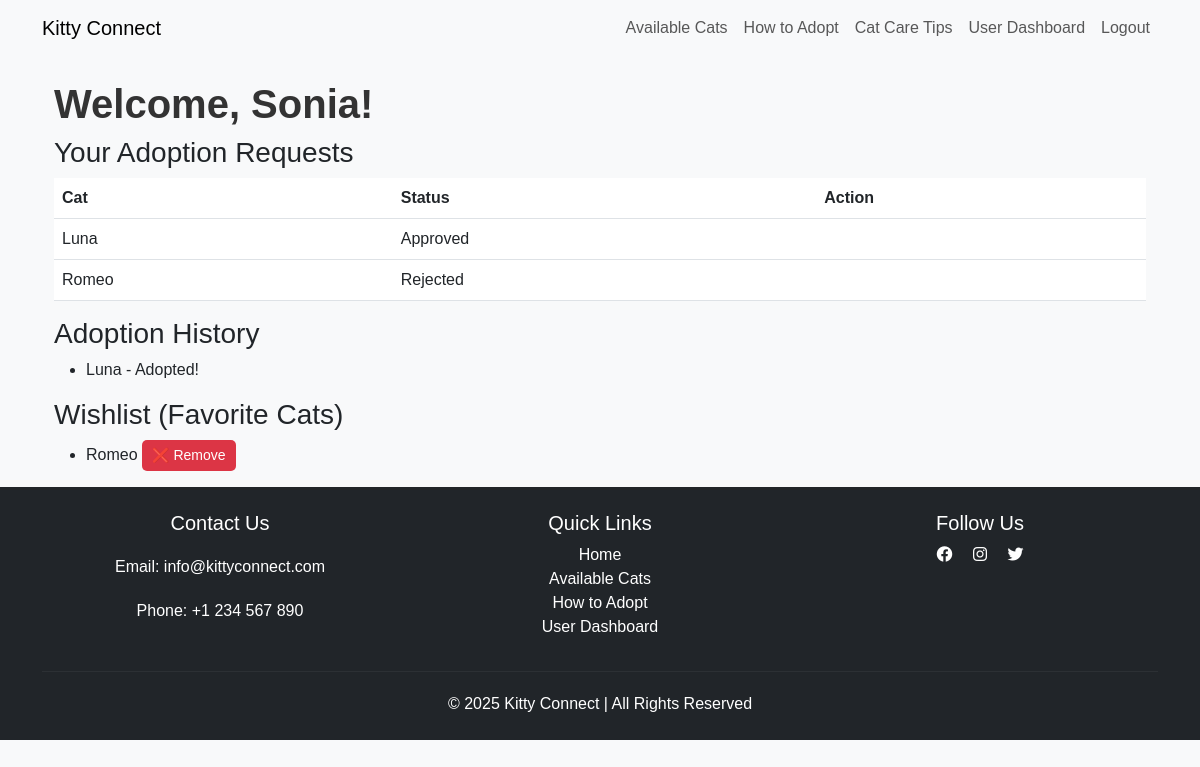
The page /account/dashboard/ (signed in) on the database its author committed.
### adoption/models.py (models this page shows, shortened)
class AdoptionRequest(models.Model):
    STATUS_CHOICES = [
        ('pending', 'Pending'),
        ('approved', 'Approved'),
        ('rejected', 'Rejected'),
    ]
    user = models.ForeignKey(User, on_delete=models.CASCADE)
    cat = models.ForeignKey(Cat, on_delete=models.CASCADE)
    message = models.TextField(blank=True, null=True)  # ✅ Add message field
    status = models.CharField(max_length=10, choices=STATUS_CHOICES, default='pending')
    request_date = models.DateTimeField(auto_now_add=True)

### cat/models.py (models this page shows, shortened)
class Cat(models.Model):
    name = models.CharField(max_length=50)
    age = models.IntegerField()
    breed = models.CharField(max_length=100)
    image = models.ImageField(upload_to='cat_images/', null=True, blank=True)
    description = models.TextField()
    available = models.BooleanField(default=True)

### account/models.py (models this page shows, shortened)
class Favorite(models.Model):
    user = models.ForeignKey(User, on_delete=models.CASCADE, related_name="favorites")
    cat = models.ForeignKey(Cat, on_delete=models.CASCADE)
    class Meta:
        unique_together = ("user", "cat")  # Prevent duplicate favorites

### account/views.py (the view)
# urls.py: path("dashboard/", user_dashboard, name="dashboard"),
@login_required
def user_dashboard(request):
    user = request.user
    adoption_requests = AdoptionRequest.objects.filter(user=user)
    adopted_cats = adoption_requests.filter(status="Approved")
    favorite_cats = Favorite.objects.filter(user=user).select_related("cat")
    return render(request, "account/dashboard.html", {
        "adoption_requests": adoption_requests,
        "adopted_cats": adopted_cats,
        "favorite_cats": favorite_cats,
    })

### account/templates/account/dashboard.html (shortened to what this page needs)
{% extends 'base.html' %}
{% block content %}
<div class="container mt-4">
    <h2>Welcome, {{ user.username }}!</h2>
    <h3>Your Adoption Requests</h3>
    <table class="table">
        <thead>
            <tr>
                <th>Cat</th>
                <th>Status</th>
                <th>Action</th>
            </tr>
        </thead>
        <tbody>
            {% for request in adoption_requests %}
                <tr>
                    <td>{{ request.cat.name }}</td>
                    <td>{{ request.status }}</td>
                    <td>
                    </td>
                </tr>
            {% endfor %}
        </tbody>
    </table>
    <h3>Adoption History</h3>
    <ul>
        {% for cat in adopted_cats %}
            <li>{{ cat.cat.name }} - Adopted!</li>
        {% empty %}
            <p>No past adoptions.</p>
        {% endfor %}
    </ul>
    <h3>Wishlist (Favorite Cats)</h3>
    <ul>
        {% for favorite in favorite_cats %}
            <li>
                {{ favorite.cat.name }}
                <form action="{% url 'remove_from_favorites' favorite.cat.id %}" method="post" style="display:inline;">
                    <button type="submit" class="btn btn-sm btn-danger remove-favorite-btn">
                        ❌ Remove
                    </button>
                </form>
            </li>
        {% empty %}
            <p>No favorite cats yet.</p>
        {% endfor %}
    </ul>
</div>
{% endblock %}

### static/css/styles.css (style rules this page uses)
body { font-family: 'Arial', sans-serif; background-color: #f8f9fa; margin: 0; padding: 0; }
h2 { font-size: 2.5rem; font-weight: bold; color: #333; }
.remove-favorite-btn { background-color: #dc3545; color: white; border: none; padding: 5px 10px; border-radius: 5px; cursor: pointer; transition: 0.3s; }

### rows shown on the page
AdoptionRequest: cat.name "Luna", status "Approved"
AdoptionRequest: cat.name "Romeo", status "Rejected"
Favorite: cat.name "Romeo"

### other values the page prints
{{ user.username }} "Sonia"
